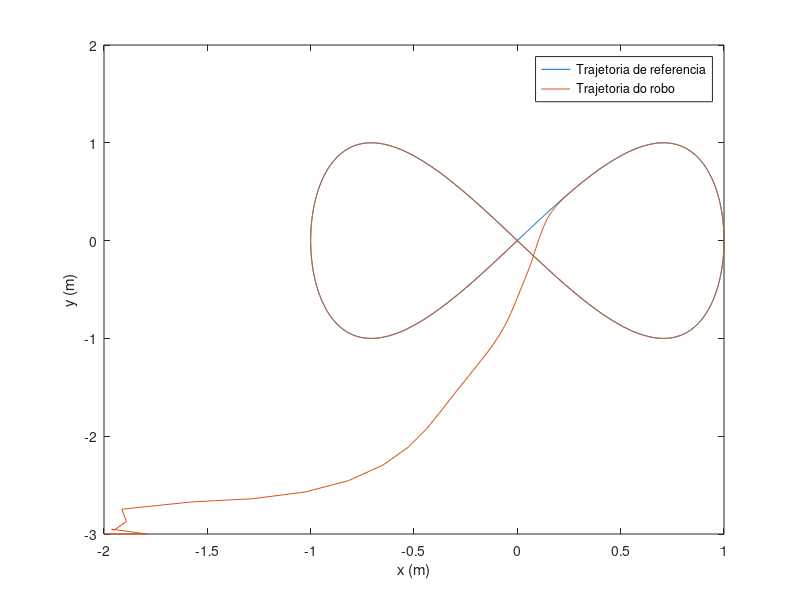
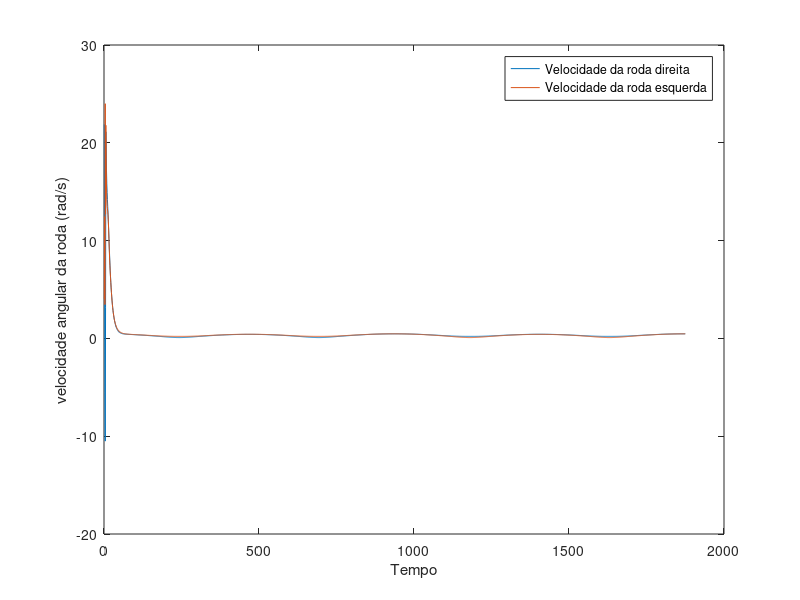

Recreate these plots in MATLAB, in order.
clear

% Tempo de amostragem
Ts = 0.016; % tempo de loop do sistema da unball

% Tempo de simulacao
t = 0:Ts:30;

% Limite fisico robo
R = 0.05; %raio da roda = 5cm
L = 0.1; %distancia entre as rodas = 10cm
wrodas_lim = 1.2/R

% Media movel
beta = 1;
noise = 0.00; % Set to experiment with noise (e.g. 0.001)

% Trajetoria
ganho = 1;
freq = 2*pi/30;
traj = [ganho*sin(freq*t); ganho*sin(2*freq*t)];

% Definicao do sistema
G = [0 1 0 0;
     0 0 0 0;
     0 0 0 1;
     0 0 0 0];

H = [0 0;
     1 0;
     0 0;
     0 1];
 
C = [1 1 0 0];
 
discSys = c2d(ss(G,H,C,0), Ts);

real = 10;
im = 0;

% Calculo da matriz de ganho K
cont_poles = [-real + im*1i, -real - im*1i, -2*real + im*1i, -2*real - im*1i];
disc_poles = [pol2cart(im*Ts, abs(exp(-real*Ts)));
              pol2cart(-im*Ts, abs(exp(-real*Ts)));
              pol2cart(im*Ts, abs(exp(-2*real*Ts)));
              pol2cart(-im*Ts, abs(exp(-2*real*Ts)))];

Kc = place(G, H, cont_poles);
Kd = place(discSys.A, discSys.B, disc_poles);

% Condicao inicial
i_pose = [-2, -3, 0];
i_vel = [1, 1];

% Set das variaveis do primeiro loop
x_pos = i_pose(1);
y_pos = i_pose(2);
theta = i_pose(3);
x_vel = i_vel(1);
y_vel = i_vel(2);

x_vel_ref_prev = x_vel;
y_vel_ref_prev = y_vel;

robot_x_pos = [];
robot_y_pos = [];

control_signal_v = [];
signal_wR = [];
signal_wL = [];

% Loop de simulacao
for k = 2:length(t)
    robot_x_pos = [robot_x_pos; x_pos];
    robot_y_pos = [robot_y_pos; y_pos];
    
    % Calculo das referencias por loop
    x_pos_ref = traj(1,k);
    y_pos_ref = traj(2,k);
    x_vel_ref  = (x_pos_ref - traj(1,k-1))/Ts;
    y_vel_ref  = (y_pos_ref - traj(2,k-1))/Ts;
    
    % Calculo dos estados (erros)
    z_e = [x_pos_ref - x_pos;
           x_vel_ref - x_vel;
           y_pos_ref - y_pos;
           y_vel_ref - y_vel];
      
    % Calculo das aceleraçoes de referencia
    x_a_ref = (x_vel_ref - x_vel_ref_prev)/Ts;
    y_a_ref = (y_vel_ref - y_vel_ref_prev)/Ts;
    
    
    % Lei de controle
    mid_u = Kc*z_e + [x_a_ref; y_a_ref];
    
    % Calculo da matriz F
    v = sqrt((x_vel)^2 + (y_vel)^2);
    F = [cos(theta) -v*sin(theta);
         sin(theta) v*cos(theta)]; 
    final_u = F^(-1)*mid_u;
    
    % Entrada no robo
    v = final_u(1)*Ts + v; % integra dv
    w = final_u(2);
    
    % Limite fisico do robo
    wR = (2*v + L*w)/2;
    wL = (2*v - L*w)/2;
        
    if wR > wrodas_lim
        wR = wrodas_lim;
    end
    
    if wL > wrodas_lim
        wL = wrodas_lim;
    end
   
    signal_wR = [signal_wR; wR];
    signal_wL = [signal_wL; wL];
    
    % transforma de volta da velocidade das rodas pro robô pra garantir veracidade do calculo
    v = (wR + wL)/2; 
    w = (wR - wL)/L;
    
    control_signal_v = [control_signal_v; v];
    
    robot_input = [v; w];
    robot_cinematic = [cos(theta) 0;
                       sin(theta) 0;
                                0 1];
    dout_robot = robot_cinematic * robot_input;
    dout_robot = (dout_robot + randn(3,1)*noise); % adicionando noise pra simular erro de amostragem
    
    % "Leitura" dos estados do robô (integrando a saída)
    out_robot = [x_pos + Ts*dout_robot(1);
                 y_pos + Ts*dout_robot(2);
                 theta + Ts*dout_robot(3)];
    out_robot = (out_robot + randn(3,1)*noise); % adicionando noise pra simular erro de amostragem

    
    x_vel = (dout_robot(1)*(1 + beta) + x_vel*(1 - beta))/2;
    y_vel = (dout_robot(2)*(1 + beta) + y_vel*(1 - beta))/2;
     
    x_pos = (out_robot(1)*(1 + beta) + x_pos*(1 - beta))/2;
    y_pos = (out_robot(2)*(1 + beta) + y_pos*(1 - beta))/2;
    theta = (out_robot(3)*(1 + beta) + theta*(1 - beta))/2;
    
    x_vel_ref_prev = x_vel_ref;
    y_vel_ref_prev = y_vel_ref;
    
end

figure
plot(traj(1,:), traj(2,:));
hold on
plot(robot_x_pos, robot_y_pos);
hold off
legend("Trajetoria de referencia", "Trajetoria do robo");
xlabel("x (m)")
ylabel("y (m)")

figure
plot(signal_wR)
hold on
plot(signal_wL)
hold off
legend("Velocidade da roda direita", "Velocidade da roda esquerda");
ylabel("velocidade angular da roda (rad/s)")
xlabel("Tempo")
